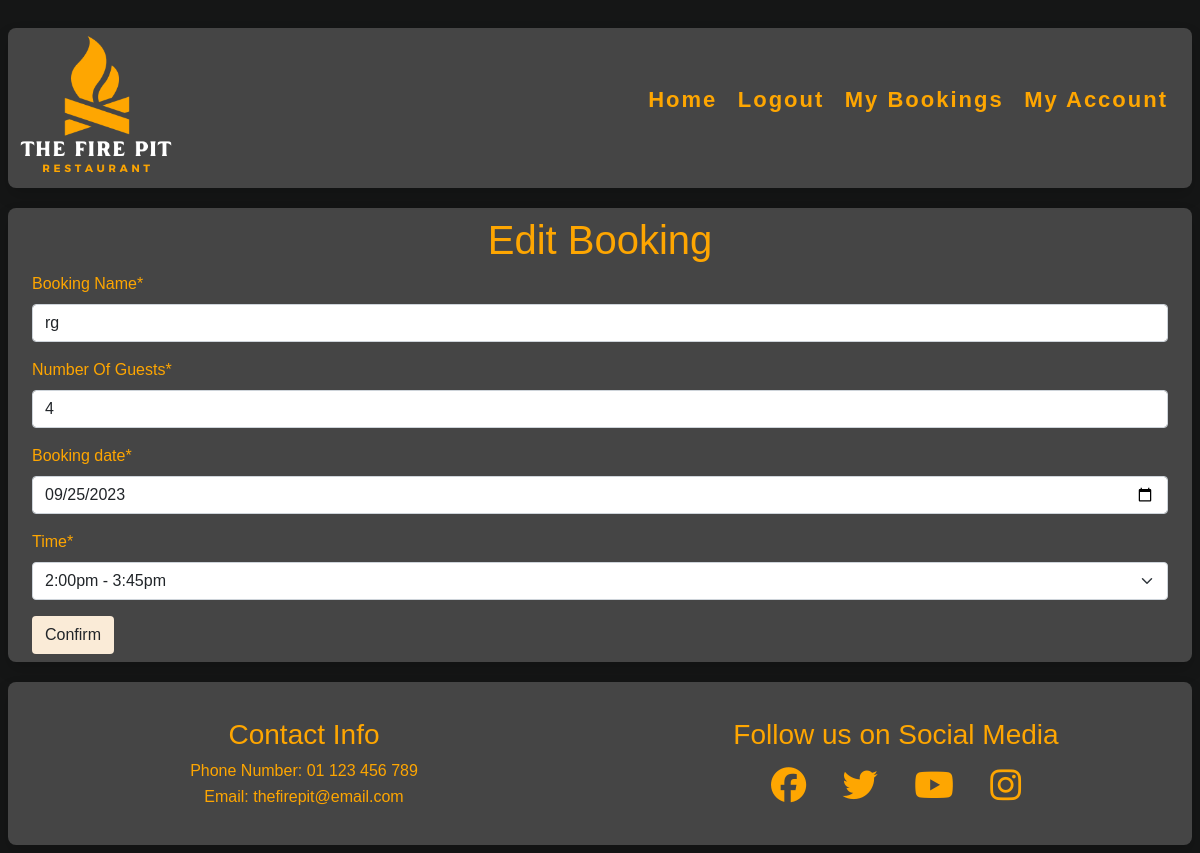
The page /booking/edit_booking/11 (signed in) on the database as committed earlier.
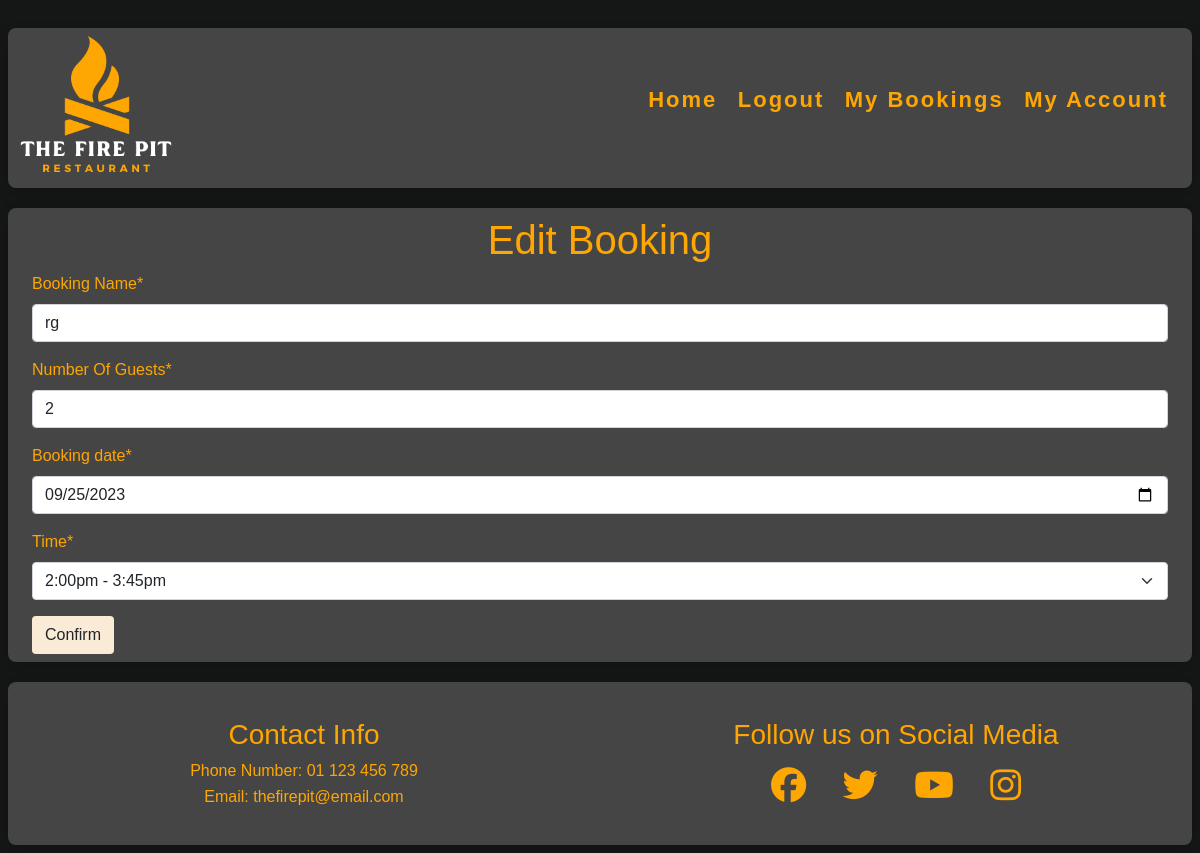
The same page on the database as committed later.
### booking/models.py (models this page shows, shortened)
class Booking(models.Model):
    customer = models.ForeignKey(
        User, on_delete=models.CASCADE, related_name="customer")
    booking_name = models.CharField(max_length=25)
    tables_needed_small = models.IntegerField(default=0)
    tables_needed_medium = models.IntegerField(default=0)
    tables_needed_large = models.IntegerField(default=0)
    guest_count = models.IntegerField(default=2)
    booking_date = models.DateField()
    booking_time = models.IntegerField(choices=TIME_SLOTS, default=1)
    class Meta:
        ordering = ['booking_date', 'booking_time']

### booking/views.py (the view, shortened to what this page needs)
# urls.py: path('edit_booking/<slug:pk>',
class edit_booking(LoginRequiredMixin, UserPassesTestMixin, UpdateView):
    form_class = BookingForm
    template_name = 'booking/edit_booking.html'
    success_url = "/"
    model = Booking
    def test_func(self):
        if self.request.user.is_staff:
            return True
        else:
            return self.request.user == self.get_object().customer

### booking/forms.py (shortened to what this page needs)
class BookingForm(forms.ModelForm):
    booking_date = forms.DateField(widget=forms.TextInput(attrs={'type': 'date'}),
                                   required=True)
    class Meta:
        model = Booking
        fields = [
            'booking_name', 'guest_count', 'booking_date', 'booking_time',
            ]
        labels = {
            'booking_name': 'Booking Name',
            'guest_count': 'Number Of Guests',
            'booking_date': 'Date',
            'booking_time': 'Time',
        }
    def __init__(self, *args, **kwargs):
        super().__init__(*args, **kwargs)
        self.fields['booking_date'].widget.attrs['class'] = 'datepicker'
        self.fields['booking_date'].widget.attrs['autocomplete'] = 'off'

### booking/templates/booking/edit_booking.html (shortened to what this page needs)
{% extends "base.html" %}
{% load static %}
{% load crispy_forms_tags %}
{% block content %}
<div class="m-3">
    <form method="POST" action="{% url 'edit_booking' booking.id %}" class="form mb-2 p-2 form-style" enctype="multipart/form-data">
        <h1 class="text-center">Edit Booking</h1>
        {{ form|crispy }}
        <button type="submit" class="btn button-style">Confirm</button>
    </form>
</div>
{% endblock %}

Rows that differ between the two databases and show on the page:
changed Booking "rg": guest_count "4" → "2"
